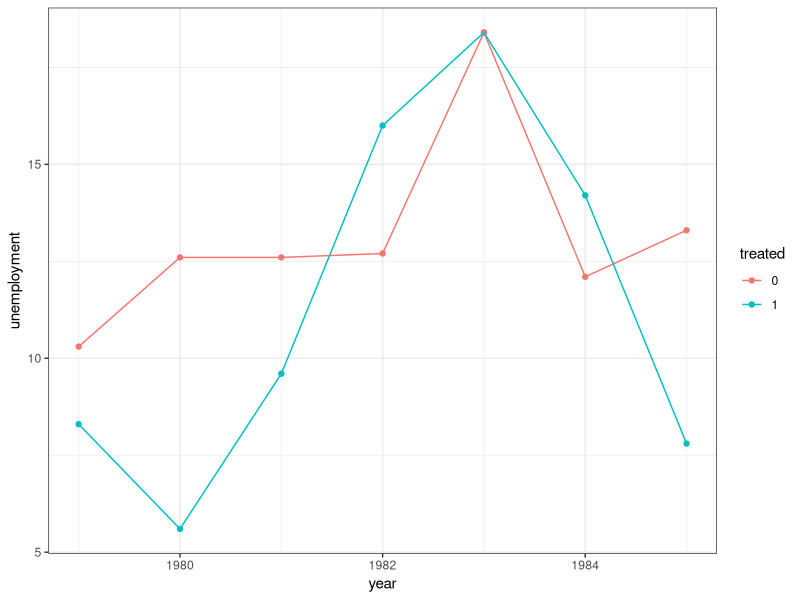
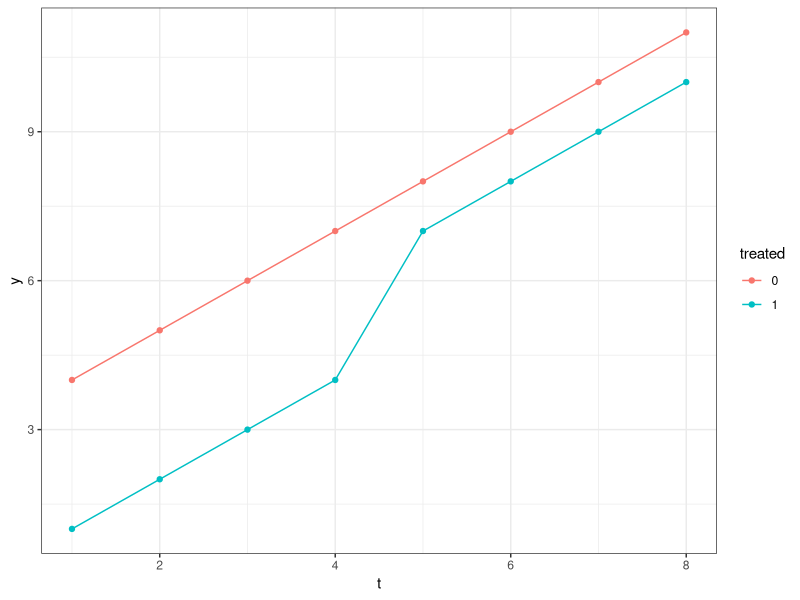
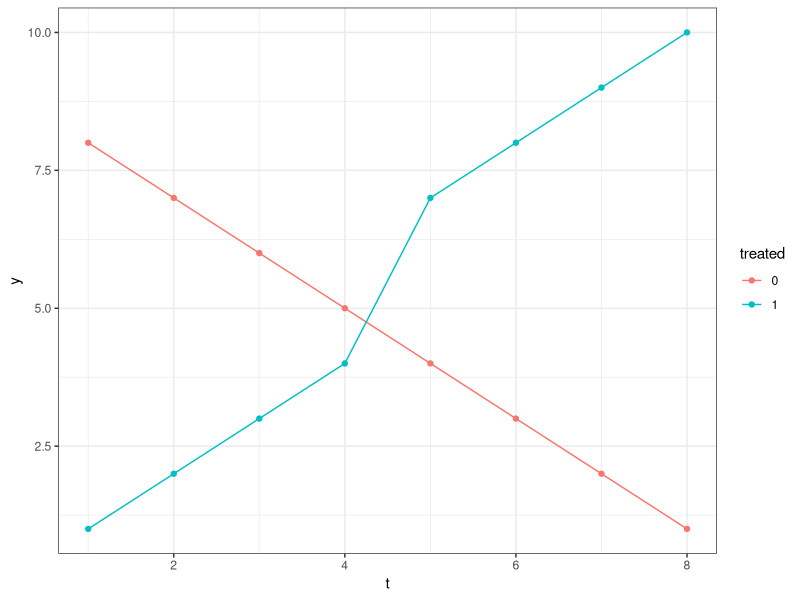
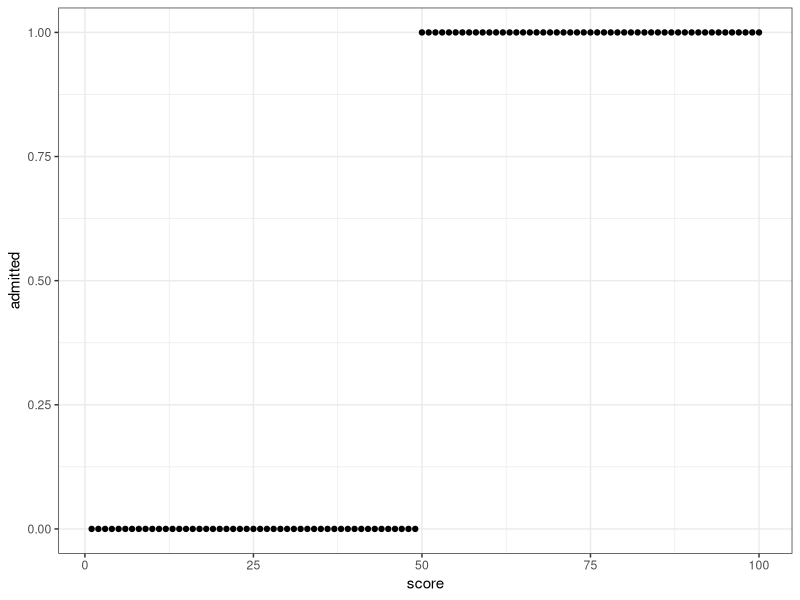
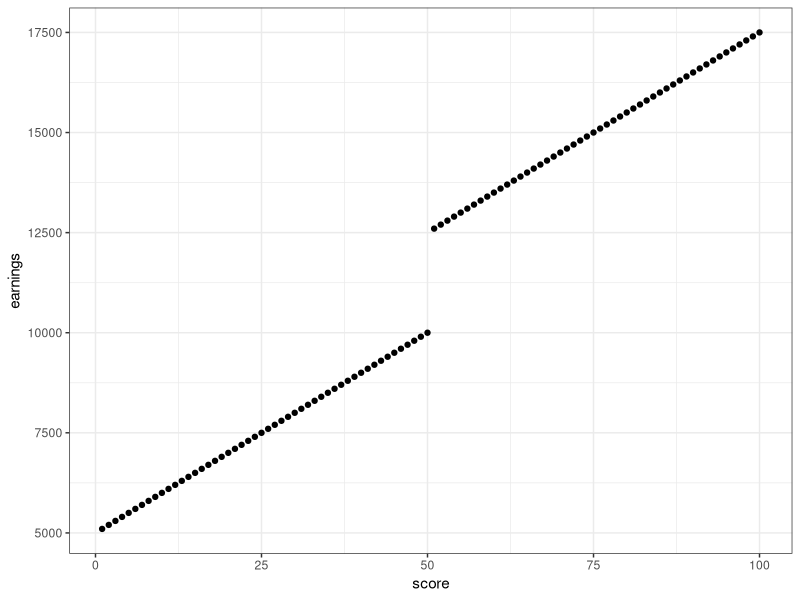

R code for these plots, in order: (Note: this script raises an error after producing the figures.)
## ---- chunk 1
knitr::opts_chunk$set(echo = FALSE)
knitr::opts_chunk$set(warning = FALSE, message = FALSE) 
## ---- chunk 2
library(data.table)
library(ggplot2)
options(scipen=999)
## ---- chunk 3
library(data.table)
library(ggplot2)
dt <- data.table(year=c(1979,1980,1981,1982,1983,1984,1985,
                        1979,1980,1981,1982,1983,1984,1985,
                        1979,1980,1981,1982,1983,1984,1985),
                 race=c("black","black","black","black","black","black","black",
                        "black","black","black","black","black","black","black",
                        "cuban","cuban","cuban","cuban","cuban","cuban","cuban"),
                 treated=c(1,1,1,1,1,1,1,
                           0,0,0,0,0,0,0,
                           1,1,1,1,1,1,1),
                 unemployment=c(8.3,5.6,9.6,16.0,18.4,14.2,7.8,
                                10.3,12.6,12.6,12.7,18.4,12.1,13.3,
                                5.3,7.2,10.1,10.8,13.1,7.7,5.5))
dt[,race:=as.factor(race)]
dt[,treated:=as.factor(treated)]
ggplot(data=dt[race=="black"],aes(x=year,y=unemployment,group=treated,color=treated)) + geom_point() + geom_line() + theme_bw()
## ---- chunk 4
x <- c(1,2,3,4,7,8,9,10)
y <- c(1,2,3,4,5,6,7,8) +3
dt <- data.table(treated=c(rep(1,8),rep(0,8)),t=rep(1:8,2),y=c(x,y))
dt[,treated:=as.factor(treated)]
ggplot(data=dt,aes(x=t,y=y,group=treated,color=treated)) + geom_point() + geom_line() + theme_bw()
print(dcast(dt, treated ~ t))
## ---- chunk 5
dt[,post:= as.numeric(t>4)]
lm(data=dt, y ~ treated + post + treated:post)
lm(data=dt, y ~ post)
## ---- chunk 6
x <- c(1,2,3,4,7,8,9,10)
y <- 8:1
dt <- data.table(treated=c(rep(1,8),rep(0,8)),t=rep(1:8,2),y=c(x,y))
dt[,treated:=as.factor(treated)]
ggplot(data=dt,aes(x=t,y=y,group=treated,color=treated)) + geom_point() + geom_line() + theme_bw()
print(dcast(dt, treated ~ t))
## ---- chunk 7
dt[,post:= as.numeric(t>4)]
lm(data=dt, y ~ treated + post + treated:post)
lm(data=dt, y ~ post)
## ---- chunk 8
library(data.table)
library(ggplot2)
dt <- data.table(score=1:100,admitted=as.integer((1:100)>=50))
ggplot(data=dt,aes(x=score,y=admitted)) + geom_point() + theme_bw()
## ---- chunk 9
score <- 1:100
earnings <- 5000 + 100*score + 2500*(score>50)
dt <- data.table(score,earnings)
ggplot(data=dt,aes(x=score,y=earnings)) + geom_point() + theme_bw()
## ---- chunk 10
library(data.table)
library(ggplot2)
library(scales)
set.seed(1)
score <- seq(from=0,to=4,by=0.1)
productivity <- score*15 + (score>=3.5)*10-2.5 + rnorm(length(score),sd=0.5)
dt <- data.table(score,productivity,promoted=score>=3.5)

ggplot(data=dt,aes(x=score,y=productivity)) + geom_point() + theme_bw() + scale_y_continuous(breaks=pretty_breaks(10),minor_breaks = pretty_breaks(20)) + geom_smooth(method="lm",aes(group=promoted),color='black')
## ---- chunk 11
x <- c(1,2,3,4,5,6,7,8)
y <- c(5,7,9,11,15,21,27,33)
dt <- data.table(x,y)
dt
## ---- chunk 12
ggplot(data=dt,aes(x=x,y=y,group=x>=5)) + geom_point() + theme_bw() + geom_smooth(method="lm")
## ---- chunk 13
x <- seq(from=-5,to=5,by=0.01)
dt <- data.table(x=x,y=1/(1+exp(-5*x)))
ggplot(data=dt,aes(x=x,y=y)) + geom_point() + geom_line() + theme_bw()
## ---- chunk 14
x <- c(1,2,3,4,5,6,7,8)
y <- c(5,7,9,11,15,21,27,33)
dt <- data.table(x,y)
dt
## ---- chunk 15
dt[,run := x-5]
dt[,ind:=run>=0]
lm(data=dt, y ~ run + ind + run*ind)
## ---- chunk 16
x <- seq(from=-3,to=3,by=.1)
p <- dnorm(x)
p[45:50] <- p[45:50]-.1
p[51] <- p[51] + .2
plot(p)
## ---- chunk 17
x <- 1:100
y <- 1:100 + (x>50) * 10
z <- 1:100 + (x>50) * 5
dt <- data.table(score=x,salary=y,parent_salary=z)
ggplot(data=dt,aes(x=score,y=salary)) + geom_point() + theme_bw()
ggplot(data=dt,aes(x=score,y=parent_salary)) + geom_point() + theme_bw()
